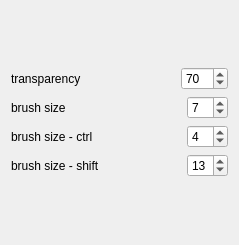
<?xml version="1.0" encoding="UTF-8"?>
<ui version="4.0">
 <class>Form</class>
 <widget class="QWidget" name="Form">
  <property name="geometry">
   <rect>
    <x>0</x>
    <y>0</y>
    <width>239</width>
    <height>245</height>
   </rect>
  </property>
  <property name="windowTitle">
   <string>Form</string>
  </property>
  <layout class="QVBoxLayout" name="verticalLayout_2">
   <item>
    <layout class="QVBoxLayout" name="verticalLayout">
     <item>
      <layout class="QHBoxLayout" name="horizontalLayout">
       <item>
        <widget class="QLabel" name="label">
         <property name="text">
          <string>transparency</string>
         </property>
        </widget>
       </item>
       <item>
        <spacer name="horizontalSpacer">
         <property name="orientation">
          <enum>Qt::Horizontal</enum>
         </property>
         <property name="sizeHint" stdset="0">
          <size>
           <width>40</width>
           <height>20</height>
          </size>
         </property>
        </spacer>
       </item>
       <item>
        <widget class="QSpinBox" name="spinBox_transparency">
         <property name="maximum">
          <number>100</number>
         </property>
         <property name="value">
          <number>70</number>
         </property>
        </widget>
       </item>
      </layout>
     </item>
     <item>
      <layout class="QHBoxLayout" name="horizontalLayout_5">
       <item>
        <widget class="QLabel" name="label_2">
         <property name="text">
          <string>brush size</string>
         </property>
        </widget>
       </item>
       <item>
        <spacer name="horizontalSpacer_2">
         <property name="orientation">
          <enum>Qt::Horizontal</enum>
         </property>
         <property name="sizeHint" stdset="0">
          <size>
           <width>40</width>
           <height>20</height>
          </size>
         </property>
        </spacer>
       </item>
       <item>
        <widget class="QSpinBox" name="spinBox_brush_size">
         <property name="minimum">
          <number>1</number>
         </property>
         <property name="singleStep">
          <number>1</number>
         </property>
         <property name="value">
          <number>7</number>
         </property>
        </widget>
       </item>
      </layout>
     </item>
     <item>
      <layout class="QHBoxLayout" name="horizontalLayout_3">
       <item>
        <widget class="QLabel" name="label_3">
         <property name="text">
          <string>brush size - ctrl</string>
         </property>
        </widget>
       </item>
       <item>
        <spacer name="horizontalSpacer_3">
         <property name="orientation">
          <enum>Qt::Horizontal</enum>
         </property>
         <property name="sizeHint" stdset="0">
          <size>
           <width>40</width>
           <height>20</height>
          </size>
         </property>
        </spacer>
       </item>
       <item>
        <widget class="QSpinBox" name="spinBox_brush_size_ctrl">
         <property name="minimum">
          <number>1</number>
         </property>
         <property name="value">
          <number>4</number>
         </property>
        </widget>
       </item>
      </layout>
     </item>
     <item>
      <layout class="QHBoxLayout" name="horizontalLayout_6">
       <item>
        <widget class="QLabel" name="label_4">
         <property name="text">
          <string>brush size - shift</string>
         </property>
        </widget>
       </item>
       <item>
        <spacer name="horizontalSpacer_4">
         <property name="orientation">
          <enum>Qt::Horizontal</enum>
         </property>
         <property name="sizeHint" stdset="0">
          <size>
           <width>40</width>
           <height>20</height>
          </size>
         </property>
        </spacer>
       </item>
       <item>
        <widget class="QSpinBox" name="spinBox_brush_size_shift">
         <property name="minimum">
          <number>1</number>
         </property>
         <property name="value">
          <number>13</number>
         </property>
        </widget>
       </item>
      </layout>
     </item>
    </layout>
   </item>
  </layout>
 </widget>
 <resources/>
 <connections/>
</ui>
